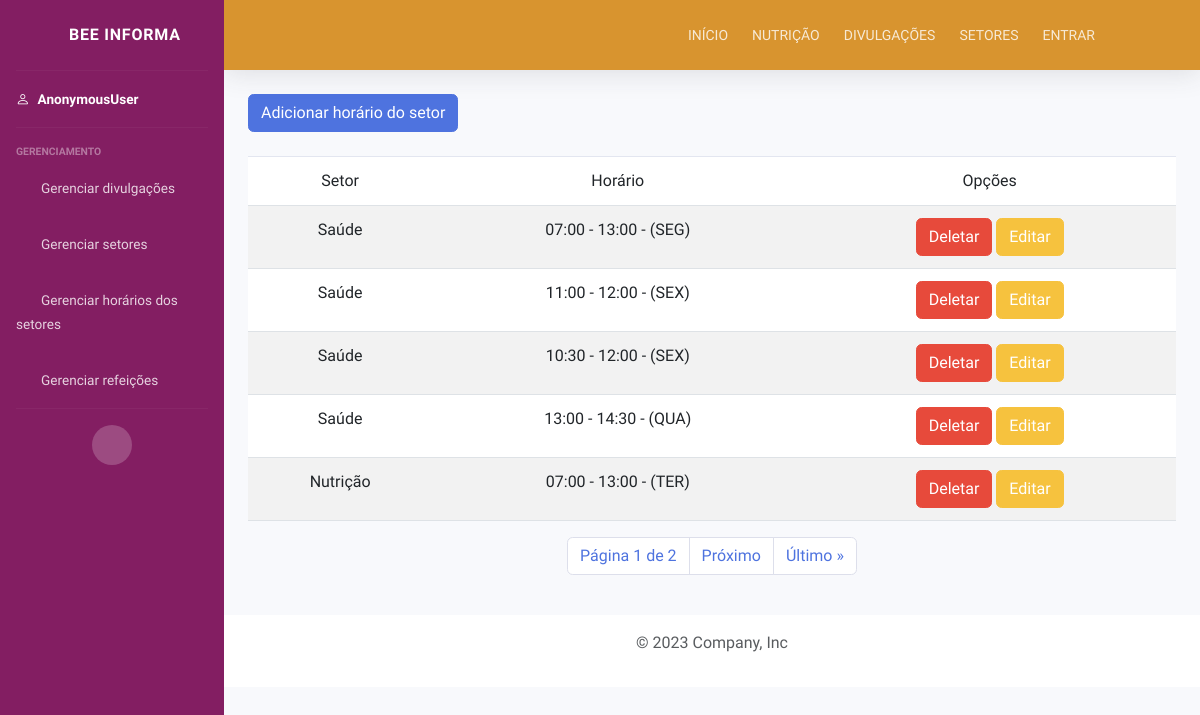
The page /listar/horario/setor/admin on the database its author committed.
### servicos/models.py (models this page shows, shortened)
class HorarioSetor(models.Model):
    DIAS_SEMANA_CHOICES = (
        ("SEG", "Segunda-feira"),
        ("TER", "Terça-feira"),
        ("QUA", "Quarta-feira"),
        ("QUI", "Quinta-feira"),
        ("SEX", "Sexta-feira")
    )
    horario_inicio = models.TimeField(verbose_name="Horário de início", auto_now_add=False)
    horario_fim = models.TimeField(verbose_name="Horário de fim", auto_now_add=False)
    setor = models.ForeignKey(Setor, related_name="horario_do_setor", on_delete=models.SET_NULL, null=True)
    dia_semana = models.CharField(verbose_name="Dia da semana", choices=DIAS_SEMANA_CHOICES, max_length=3)
    class Meta:
        verbose_name = "Horário do setor"
        verbose_name_plural = "Horários dos setores"

class Setor(models.Model):
    BLOCO_CHOICES = (
        ("A", "A"),
        ("B", "B")
    )
    nome = models.CharField(verbose_name="Nome do setor", max_length=25)
    bloco = models.CharField(verbose_name="Bloco do setor", choices=BLOCO_CHOICES, max_length=1)
    numero = models.IntegerField(verbose_name="Número da sala")
    class Meta:
        verbose_name = "Setor"
        verbose_name_plural = "Setores"

### servicos/views.py (the view)
# urls.py: path('listar/horario/setor/admin', views.admin_horario_setor_list, name="admin-horario-setor-list"),
def admin_horario_setor_list(request):
    horarios = HorarioSetor.objects.all().order_by("setor")
    paginacao = Paginator(horarios, 5)
    page_number = request.GET.get("page")
    page_obj = paginacao.get_page(page_number)
    context = {'page_obj': page_obj}
    return render(request, "setores/horarios/horario_setor_list.html", context)

### servicos/templates/setores/horarios/horario_setor_list.html (shortened to what this page needs)
{% extends "tela_admin.html" %}
{% load static %}
{% block 'conteudo' %}
    <div class="container">
        <a class="btn btn-primary" href="{% url 'horario-setor-create' %}">Adicionar horário do setor</a>
        <table class="table table-striped mt-4">
            <thead>
                <tr>
                    <td>Setor</td>
                    <td>Horário</td>
                    <td>Opções</td>
                </tr>
            </thead>
            <tbody>
                {% for horario in page_obj %}
                    <tr>
                        <td> {{ horario.setor.nome }} </td>
                        <td> {{ horario.horario_inicio }} - {{ horario.horario_fim }} - ({{ horario.dia_semana }}) </td>
                        <td>
                            <a class="btn btn-danger" href="{% url 'horario-setor-delete' horario.id %}">Deletar</a>
                            <a class="btn btn-warning" href="{% url 'horario-setor-update' horario.id %}">Editar</a>
                        </td>
                    </tr>
                {% endfor %}
            </tbody>
        </table>
        <div class="pagination justify-content-center">
            <nav aria-label="Page navigation example">
                <ul class="pagination justify-content-end">
                    <li class="page-item">
                        <span class="page-link">
                            Página {{ page_obj.number }} de {{ page_obj.paginator.num_pages }}
                        </span>
                    </li>
                  {% if page_obj.has_next %}
                    <li class="page-item">
                        <a class="page-link" href="?page={{ page_obj.next_page_number }}">Próximo</a>
                    </li>
                    <li class="page-item">
                        <a class="page-link" href="?page={{ page_obj.paginator.num_pages }}">Último &raquo;</a>
                    </li>
                  {% endif %}
                </ul>
            </nav>
        </div>
    </div>
{% endblock 'conteudo' %}

### staticfiles/css/style.css (style rules this page uses)
body { font-family: 'Fira Sans', sans-serif; }
:root { --laranja: #E79F34; --laranja_claro: rgb(238, 233, 225); --amarelo: #F5C73E; --laranja_escuro: #d8942f; --branco: white; --roxo:#831E62; }
.table { background-color: white; border-radius: 2px; text-align: center; }

### staticfiles/css/sidebar.css (style rules this page uses)
:root { --laranja: #E79F34; --laranja_claro: rgb(238, 233, 225); --amarelo: #F5C73E; --laranja_escuro: #d8942f; --branco: white; --roxo:#831E62; }
div ul li a { color: var(--branco); font-size: 16px; justify-content: center; }

### rows shown on the page
HorarioSetor: setor.nome "Saúde", horario_inicio "07:00", horario_fim "13:00", dia_semana "SEG"
HorarioSetor: setor.nome "Saúde", horario_inicio "11:00", horario_fim "12:00", dia_semana "SEX"
HorarioSetor: setor.nome "Saúde", horario_inicio "10:30", horario_fim "12:00", dia_semana "SEX"
HorarioSetor: setor.nome "Saúde", horario_inicio "13:00", horario_fim "14:30", dia_semana "QUA"
HorarioSetor: setor.nome "Nutrição", horario_inicio "07:00", horario_fim "13:00", dia_semana "TER"

### other values the page prints
{{ request.user }} "AnonymousUser"
{{ page_obj.number }} "1"
{{ page_obj.paginator.num_pages }} "2"
